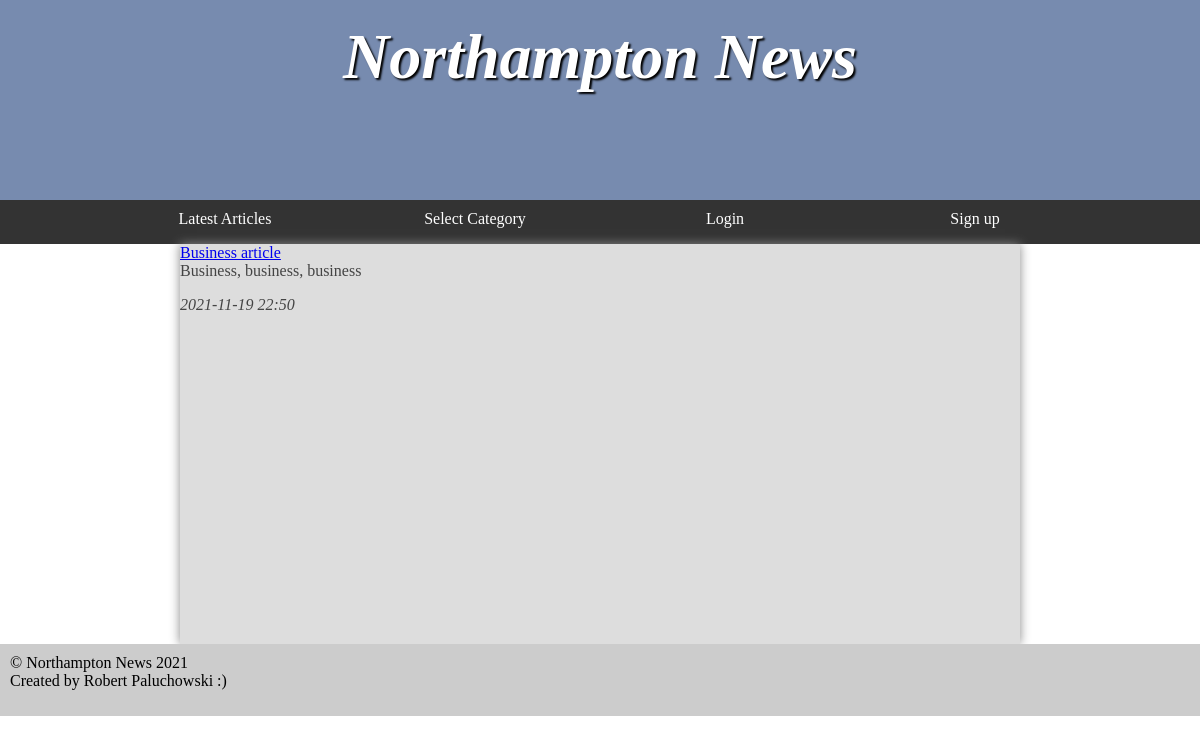
/assignment1/public/displayCategory.php?name=Business, run on the app's committed database.
### tables this page shows
CREATE TABLE `article` (
  `articleId` int(11) NOT NULL AUTO_INCREMENT,
  `title` varchar(45) DEFAULT NULL,
  `content` varchar(255) DEFAULT NULL,
  `categoryId` varchar(45) DEFAULT NULL,
  `publishDate` datetime DEFAULT NULL,
  PRIMARY KEY (`articleId`)
);

### assignment1/public/displayCategory.php (the view, shortened to what this page needs)
<?php
require 'header.php'
?>
		<main>
        <?php
			if(isset($_GET['name']))
			{
				$categoryId = $_GET['name'];
				$select_article_stmt = $pdo->prepare('SELECT * FROM assignment1.article WHERE categoryId= :categoryId');
				$values = ['categoryId' => $categoryId];
				$select_article_stmt->execute($values);
				foreach($select_article_stmt as $row)
				{
                    echo '<div>';
					$date = new DateTime($row['publishDate']);
                    echo '<a class="articleLink" href="displayArticle.php?articleId='.$row['articleId'].'">'.$row['title'].'</a>';
					echo '<p>'.$row['content'].'</p>';
					echo '<em>'.$date->format('Y-m-d H:i').'</em>';
                    echo '</div>';
				}
            }
			?>
        </main>
<?php
require 'footer.php'
?>

### assignment1/public/styles.css (style rules this page uses)
* { margin: 0; padding: 0; }
html { font-family: 'Oxygen-Regular', times, verdana, sans-serif; }
body { background-color: #fff; }
main { min-height: 50vh; background-color: #ddd; width: 70vw; display: block; margin: auto; box-shadow: 0px 0px 10px #888; color:#444; }
p, li, h2 { margin-bottom: 1em; }
main { display: table; }

### data on the page
article: title "Business article", content "Business, business, business", publishDate "2021-11-19 22:50"
